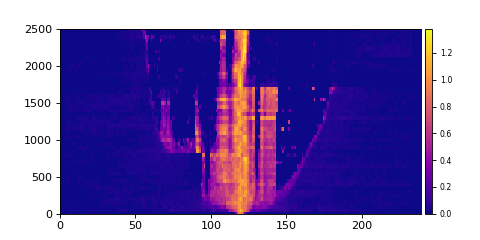

Write the Python code that produced this figure.
import matplotlib.pyplot as plt

import deltametrics as dm

rcm8cube = dm.sample_data.cube.rcm8()


fig, ax = plt.subplots(figsize=(6,3))
rcm8cube.register_section('demo', dm.section.StrikeSection(y=5))
rcm8cube.sections['demo'].show('velocity')
